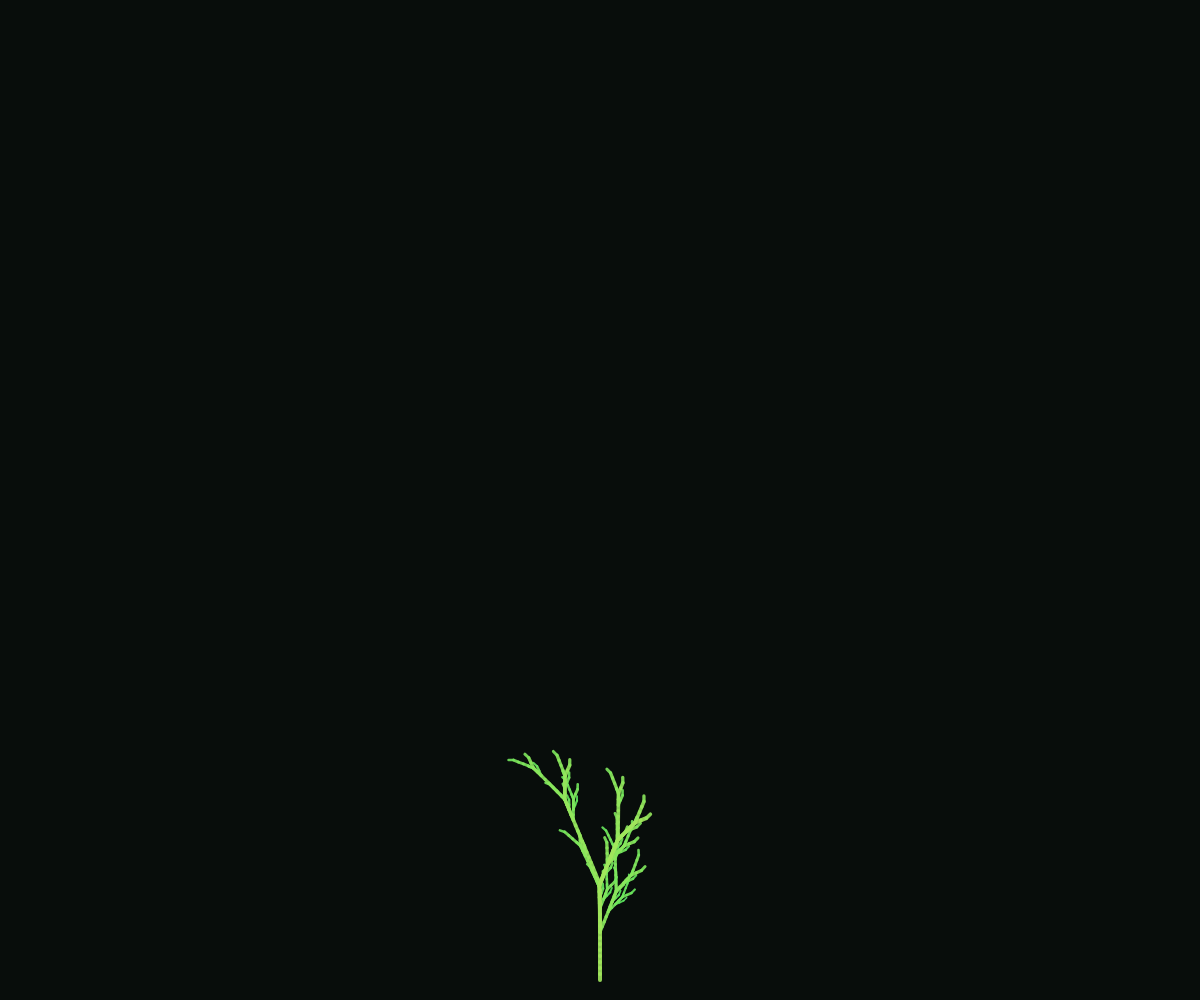
Frame 1 (no input)
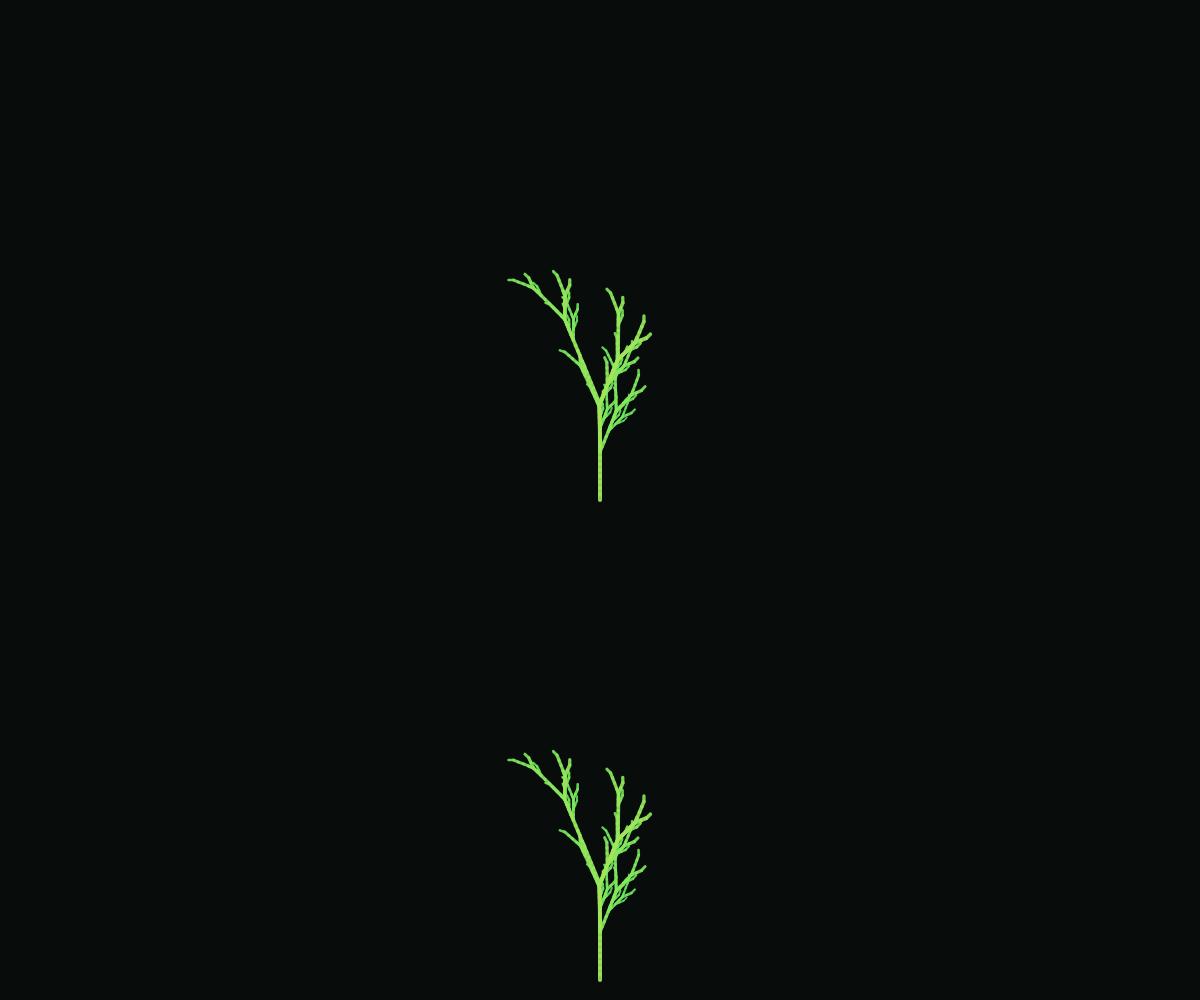
Frame 2 (the mouse pressed at the canvas centre, redrawn once)

The p5.js sketch that drew these frames (run headless with seeded random() and noise() and a simulated clock; the mouse was pressed at the canvas centre and the sketch redrawn once):

// p5.js sketch
// ── sketch.js
// Week 9 · L-Systems
// Recursion as a grammar. Builds naturally on week 4's Mandelbrot — same "self-similar"
// idea, but here the recursion is encoded in rewrite rules rather than a function call.

let preset = 'plant';
let iterations = 4;
let sentence = '';
let seeds = []; // {x, y, preset, iters, rot}

function setup() {
  createCanvas(windowWidth, windowHeight);
  colorMode(HSB, 360, 100, 100, 1);
  background(160, 40, 5);
  regenerate();
  renderAll();
}

function regenerate() {
  const p = PRESETS[preset];
  const iters = min(iterations, p.maxIter);
  sentence = expand(p.axiom, p.rules, iters);
}

function renderAll() {
  background(160, 40, 5, 1);
  if (seeds.length === 0) {
    // Initial plant in the middle.
    seeds.push({ x: width / 2, y: height - 20, preset, iters: iterations, rot: 0 });
  }
  for (const s of seeds) {
    const p = PRESETS[s.preset];
    const sent = expand(p.axiom, p.rules, min(s.iters, p.maxIter));
    push();
    translate(s.x, s.y);
    rotate(s.rot);
    drawLSystem(sent, { step: p.step, angleDeg: p.angle, hueRange: p.hue, jitter: 0.05 });
    pop();
  }
}

function draw() {
  // Static render — only redraw on state change.
  noLoop();
}

function mousePressed() {
  // Plant where you click. Koch/Sierpinski/dragon don't branch so we don't need to flip them.
  const rot = preset === 'plant' ? 0 : -HALF_PI;
  seeds.push({ x: mouseX, y: mouseY, preset, iters: iterations, rot });
  renderAll();
}

function keyPressed() {
  if (key === '1') preset = 'plant';
  if (key === '2') preset = 'koch';
  if (key === '3') preset = 'sierpinski';
  if (key === '4') preset = 'dragon';
  if (key === '+' || key === '=') iterations = min(PRESETS[preset].maxIter, iterations + 1);
  if (key === '-' || key === '_') iterations = max(1, iterations - 1);
  if (key === 'r' || key === 'R') { seeds = []; noiseSeed(millis()); }
  regenerate();
  renderAll();
}

function windowResized() {
  resizeCanvas(windowWidth, windowHeight);
  renderAll();
}

// ── lsystem.js
// Lindenmayer system (L-system): a grammar that rewrites strings.
// Each character is a drawing instruction for a "turtle":
//   F  draw forward
//   +  turn right by angle
//   -  turn left by angle
//   [  push state (position + heading)
//   ]  pop state
//   X  placeholder (no drawing, but rewritten by rules)
//
// Presets below come from Prusinkiewicz & Lindenmayer, "The Algorithmic Beauty of Plants".
const PRESETS = {
  plant: {
    axiom: 'X',
    rules: { X: 'F+[[X]-X]-F[-FX]+X', F: 'FF' },
    angle: 22.5,
    step: 6,
    maxIter: 6,
    hue: [90, 140]
  },
  koch: {
    axiom: 'F',
    rules: { F: 'F+F-F-F+F' },
    angle: 90,
    step: 4,
    maxIter: 5,
    hue: [200, 260]
  },
  sierpinski: {
    axiom: 'F-G-G',
    rules: { F: 'F-G+F+G-F', G: 'GG' },
    angle: 120,
    step: 4,
    maxIter: 6,
    hue: [0, 40]
  },
  dragon: {
    axiom: 'FX',
    rules: { X: 'X+YF+', Y: '-FX-Y' },
    angle: 90,
    step: 6,
    maxIter: 12,
    hue: [280, 330]
  }
};

// Apply the rewrite rules `n` times. This is the engine of the L-system —
// a single line grows exponentially into a detailed shape.
function expand(axiom, rules, n) {
  let s = axiom;
  for (let i = 0; i < n; i++) {
    let out = '';
    for (const c of s) out += rules[c] !== undefined ? rules[c] : c;
    s = out;
  }
  return s;
}

// Walk the string with a turtle and draw it.
// Passing a `rng` (seeded random) lets us add a touch of wiggle per branch
// without losing determinism when iterations change.
function drawLSystem(sentence, opts) {
  const { step, angleDeg, hueRange, jitter = 0 } = opts;
  const a = radians(angleDeg);
  const stack = [];
  let depth = 0;

  for (let i = 0; i < sentence.length; i++) {
    const c = sentence[i];
    if (c === 'F' || c === 'G') {
      const s = step * (1 - depth * 0.04);
      const hue = lerp(hueRange[0], hueRange[1], depth / 10);
      const weight = max(0.4, 4 - depth * 0.35);
      stroke(hue, 60, 90, 0.9);
      strokeWeight(weight);
      line(0, 0, 0, -s);
      translate(0, -s);
    } else if (c === '+') {
      rotate(a + (noise(i * 0.1) - 0.5) * jitter);
    } else if (c === '-') {
      rotate(-a + (noise(i * 0.1) - 0.5) * jitter);
    } else if (c === '[') {
      push();
      depth++;
    } else if (c === ']') {
      pop();
      depth--;
    }
  }
}
